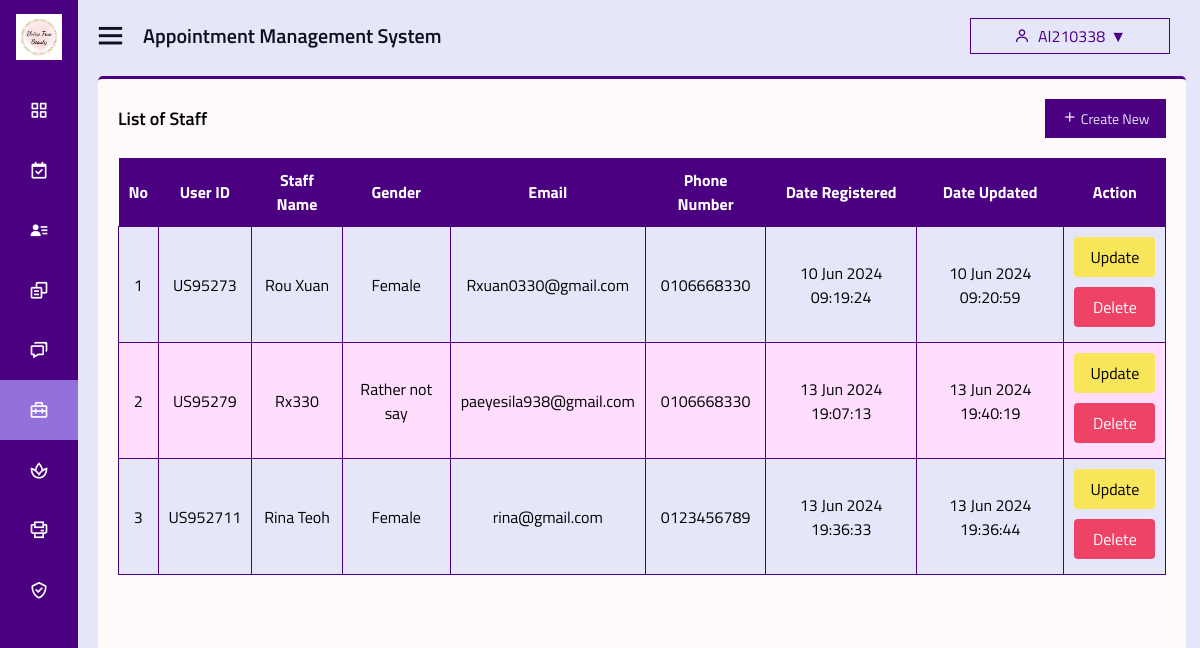
Screenshot of /admin-staff.php (signed in) with the database file from the repository.
### tables this page shows
CREATE TABLE `user` (
  `user_id` int(11) NOT NULL,
  `username` varchar(255) NOT NULL,
  `email` varchar(255) NOT NULL,
  `gender` enum('male','female','rather not say') NOT NULL,
  `password` varchar(255) NOT NULL,
  `phone_number` varchar(20) DEFAULT NULL,
  `profile_picture` varchar(255) DEFAULT NULL,
  `security_question_id` int(11) DEFAULT NULL,
  `security_answer` varchar(255) DEFAULT NULL,
  `verification_code` varchar(10) DEFAULT NULL,
  `is_verified` tinyint(1) NOT NULL DEFAULT 0,
  `role` enum('admin','staff','customer') NOT NULL DEFAULT 'customer',
  `date_created` timestamp NOT NULL DEFAULT current_timestamp(),
  `date_updated` timestamp NOT NULL DEFAULT current_timestamp() ON UPDATE current_timestamp()
);

### admin-staff.php (the view, shortened to what this page needs)
<?php
  include 'config.php';
  if(isset($_SESSION['user_id'])) {
      $user_id = $_SESSION['user_id'];
      $stmt_user = $pdo->prepare("SELECT * FROM user WHERE user_id = ?");
      $stmt_user->execute([$user_id]);
      $user = $stmt_user->fetch(PDO::FETCH_ASSOC);
      if($user['role'] == 'admin') {
          $admin_name = $user['username'];
      }
  } else {
      header("Location: login.php");
      exit();
  }
  $stmt = $pdo->query("SELECT * FROM user WHERE role = 'staff'");
  $staffList = $stmt->fetchAll(PDO::FETCH_ASSOC);
?>
<!DOCTYPE html>
<html lang="en" dir="ltr">
<head>
    <link rel="stylesheet" href="css/style.css">
    <link rel="stylesheet" href="https://cdnjs.cloudflare.com/ajax/libs/font-awesome/5.15.4/css/all.min.css" />
    <link href='https://unpkg.com/boxicons@2.0.7/css/boxicons.min.css' rel='stylesheet'>
</head>
<body>
  <div class="sidebar close">
      <div class="logo-details">
        <img src="favicon/favicon.ico" alt="logo">
      </div>
      <ul class="nav-links">
      <li>
          <a href="admin-dashboard.php">
            <i class='bx bx-grid-alt' ></i>
          </a>
        </li>
        <li>
          <a href="admin-appointment.php">
            <i class='bx bx-calendar-check'></i>
          </a>
        </li>
        <li>
          <a href="admin-customer.php">
            <i class='bx bxs-user-detail' ></i>
          </a>
        </li>
        <li>
          <a href="admin-login.php">
            <i class='bx bx-copy-alt' ></i>
          </a>
        </li>
        <li>
          <a href="admin-message.php">
            <i class='bx bx-chat' ></i>
          </a>
        </li>
        <li class="<?php echo basename($_SERVER['PHP_SELF']) == 'admin-staff.php' ? 'active' : ''; ?>">
          <a href="admin-staff.php">
            <i class='bx bx-briefcase-alt-2'></i>
          </a>
        </li>
        <li>
          <a href="admin-service.php">
            <i class='bx bx-spa'></i>
          </a>
        </li>
        <li>
          <a href="admin-report.php">
            <i class='bx bx-printer bx-flip-vertical' ></i>
          </a>
        </li>
        <li>
          <a href="admin-role.php">
            <i class='bx bx-check-shield' ></i>
          </a>
        </li>
      </div>
  <section class="home-section">
    <div class="home-content">
      <i class='bx bx-menu' ></i>
      <span class="text">Appointment Management System</span>
      <div class="user-dropdown">
        <button class="user-dropdown-btn">
        <i class="bx bx-user"></i> <?php echo isset($admin_name) ? $admin_name : ''; ?>
        </button>
      </div>
    </div>
    <div class="content">
      <div class="content-header">
        <h3 class="content-title">List of Staff</h3>
        <div class="content-tools">
          <a href="admin-create-staff.php" class="btn btn-flat btn-primary"><i class='bx bx-plus'></i> Create New</a>
        </div>
      </div>
      <div class="staff-list-container">
        <table class="staff-list-table">
          <thead>
            <tr>
              <th>No</th>
              <th>User ID</th>
              <th>Staff Name</th>
              <th>Gender</th>
              <th>Email</th>
              <th>Phone Number</th>
              <th>Date Registered</th>
              <th>Date Updated</th>
              <th>Action</th>
            </tr>
          </thead>
          <tbody>
            <?php
            foreach ($staffList as $key => $staff):
                ?>
                <tr>
                  <td><?php echo $key + 1; ?></td>
                  <td><?php echo "US9527" . $staff['user_id']; ?></td>
                  <td><?php echo $staff['username']; ?></td>
                  <td><?php echo ucfirst($staff['gender']); ?></td>
                  <td><?php echo $staff['email']; ?></td>
                  <td><?php echo $staff['phone_number']; ?></td>
                  <td><?php echo date("d M Y H:i:s", strtotime($staff['date_created'])); ?></td>
                  <td><?php echo date("d M Y H:i:s", strtotime($staff['date_updated'])); ?></td>
                  <td>
                    <div class="button-container">
                        <a href="admin-view-staff.php?staff_id=<?php echo $staff['user_id']; ?>" class="admin-update-staff-btn">Update</a>
                    </div>
                    <div class="button-container">
                        <a href="#" class="admin-delete-staff-btn" onclick="confirmDelete('<?php echo $staff['username']; ?>', <?php echo $staff['user_id']; ?>)">Delete</a>
                    </div>
                    </td>
                </tr>
            <?php endforeach; ?>
          </tbody>
        </table>
    </div>
</body>
</html>

### css/style.css (style rules this page uses)
* { margin: 0; padding: 0; box-sizing: border-box; font-family: 'Titillium Web'; font-size: 16px; }
.sidebar { position: fixed; top: 0; left: 0; height: 100%; width: 320px; background: indigo; z-index: 100; transition: all 0.5s ease; }
.sidebar.close { width: 78px; }
.sidebar .logo-details { height: 60px; width: 100%; display: flex; align-items: center; margin-bottom: 20px; }
.sidebar.close .logo-details img { padding-left: 16px; padding-top: 14px; width:80%; }
.sidebar.close .logo-details img { display: block; }
.sidebar .logo-details img { display: none; }
.sidebar .nav-links { height: 100%; overflow: auto; }
.sidebar.close .nav-links { overflow: visible; }
.sidebar .nav-links li { position: relative; list-style: none; transition: all 0.4s ease; }
.sidebar .nav-links li i { height: 60px; min-width: 78px; text-align: center; line-height: 60px; color: #fff; font-size: 20px; cursor: pointer; transition: all 0.3s ease; }
.sidebar .nav-links li a { display: flex; align-items: center; text-decoration: none; }
.active { background-color: mediumpurple; color: #fff; }
.content { width: 97%; background-color: snow; height: 93%; margin-top: 16px; margin-left: 20px; border-top: 3px solid indigo; border-radius: 5px; }
.content-header { padding-top: 20px; margin-bottom: 0; display: flex; justify-content: space-between; align-items: center; padding-left: 20px; padding-right: 20px; }
.content-title { font-size: 18px; font-weight: 600; }
.content-tools { margin-left: auto; }
.btn { display: inline-block; padding: 8px 16px; font-size: 14px; text-align: center; text-decoration: none; cursor: pointer; }
.btn-primary { color: lavender; background-color: indigo; border: 1px solid indigo; }
.home-section { position: relative; background: lavender; height: 1000vh; left: 320px; width: calc(100% - 320px); transition: all 0.5s ease; }
.sidebar.close ~ .home-section { left: 78px; width: calc(100% - 78px); }
.home-section .home-content { height: 60px; display: flex; align-items: center; padding-top: 10px; }
.home-section .home-content .bx-menu, .home-section .home-content .text { color: #11101d; font-size: 35px; }
.home-section .home-content .bx-menu { margin: 0 15px; cursor: pointer; }
.home-section .home-content .text { font-size: 20px; font-weight: 600; }
.user-dropdown { position: absolute; display: inline-block; top: 24px; right: 0; margin-left: 800px; margin-right: 30px; }
.user-dropdown-btn { background-color: lavender; color: indigo; padding: 5px 15px; border: 1px solid indigo; cursor: pointer; font-size: 16px; display: flex; align-items: center; margin-top: -6px; width: 200px; justify-content: center; white-space: nowrap; overflow: hidden; text-overflow: ellipsis; }
.user-dropdown-btn i { margin-right: 8px; }
.user-dropdown-btn::after { content: '\25BC'; margin-left: 5px; }
.button-container { display: block; margin-bottom: 5px; }
.staff-list-container { margin: 20px; text-align: center; }
.staff-list-table { width: 100%; border-collapse: collapse; margin-top: 15px; }
.staff-list-table th, .staff-list-table td { text-align: center; }
.staff-list-table th { background-color: #4B0082; color: #FFF; padding: 10px; }
.staff-list-table tbody tr { background-color: #E6E6FA; }
.staff-list-table tbody tr:nth-child(even) { background-color: #ffddff; }
.staff-list-table td { padding: 10px; border: 1px solid #4B0082; }
.admin-update-staff-btn { background-color: #F8E559; color: black; padding: 8px 16px; border: none; border-radius: 4px; cursor: pointer; text-decoration: none; transition: background-color 0.3s ease; display: block; text-align: center; font-family: 'Titillium Web'; }
.admin-delete-staff-btn { background-color: #EE4266; color: #fff; padding: 8px 16px; border: none; border-radius: 4px; cursor: pointer; text-decoration: none; transition: background-color 0.3s ease; display: block; text-align: center; font-family: 'Titillium Web'; margin-top: 10px; }

### rows the page displays
user: username "AI210338"
user: user_id "3", username "Rou Xuan", gender "Female", email "Rxuan0330@gmail.com", phone_number "0106668330", date_created "10 Jun 2024 09:19:24", date_updated "10 Jun 2024 09:20:59"
user: user_id "9", username "Rx330", gender "Rather not say", email "paeyesila938@gmail.com", phone_number "0106668330", date_created "13 Jun 2024 19:07:13", date_updated "13 Jun 2024 19:40:19"
user: user_id "11", username "Rina Teoh", gender "Female", email "rina@gmail.com", phone_number "0123456789", date_created "13 Jun 2024 19:36:33", date_updated "13 Jun 2024 19:36:44"
